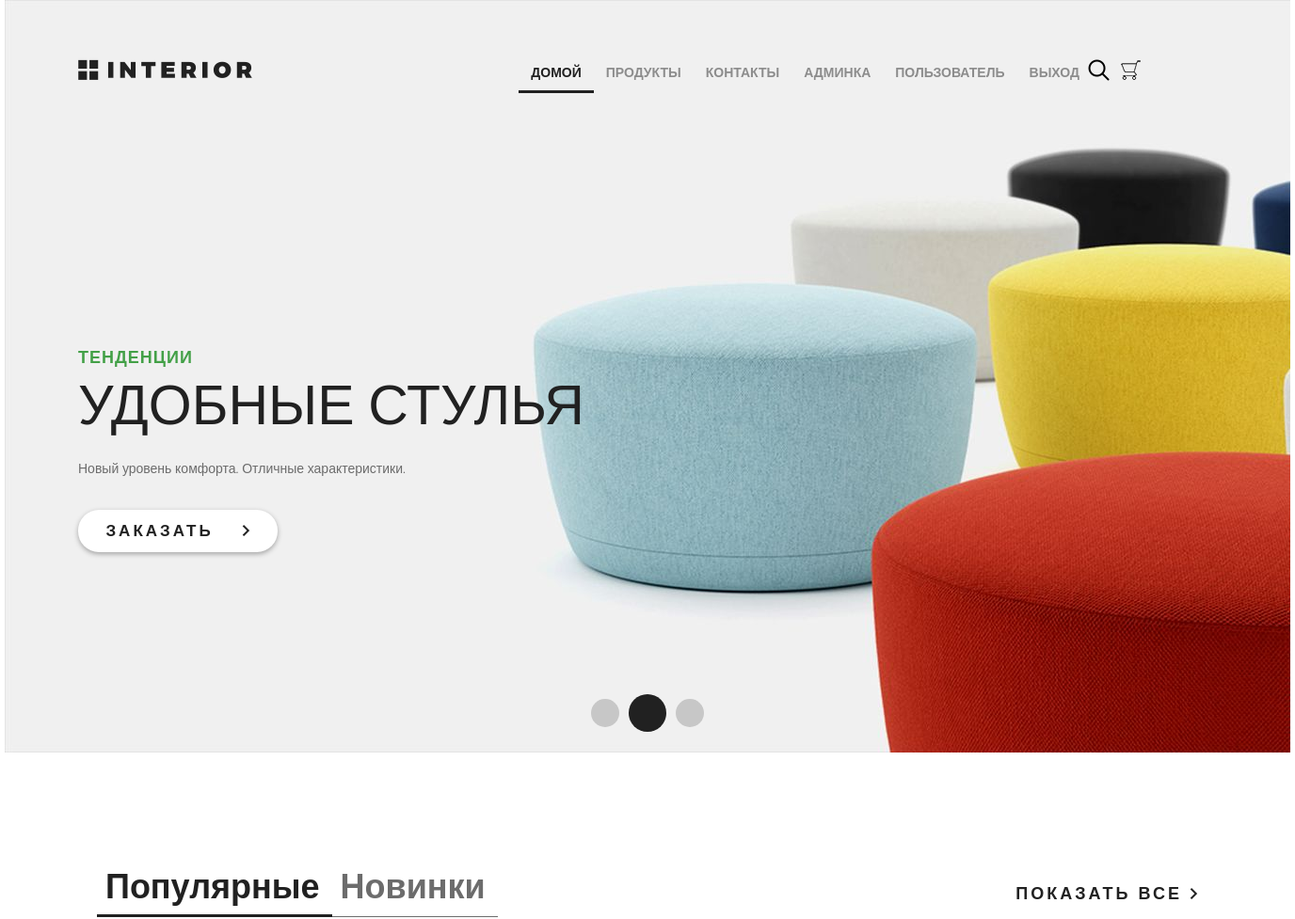
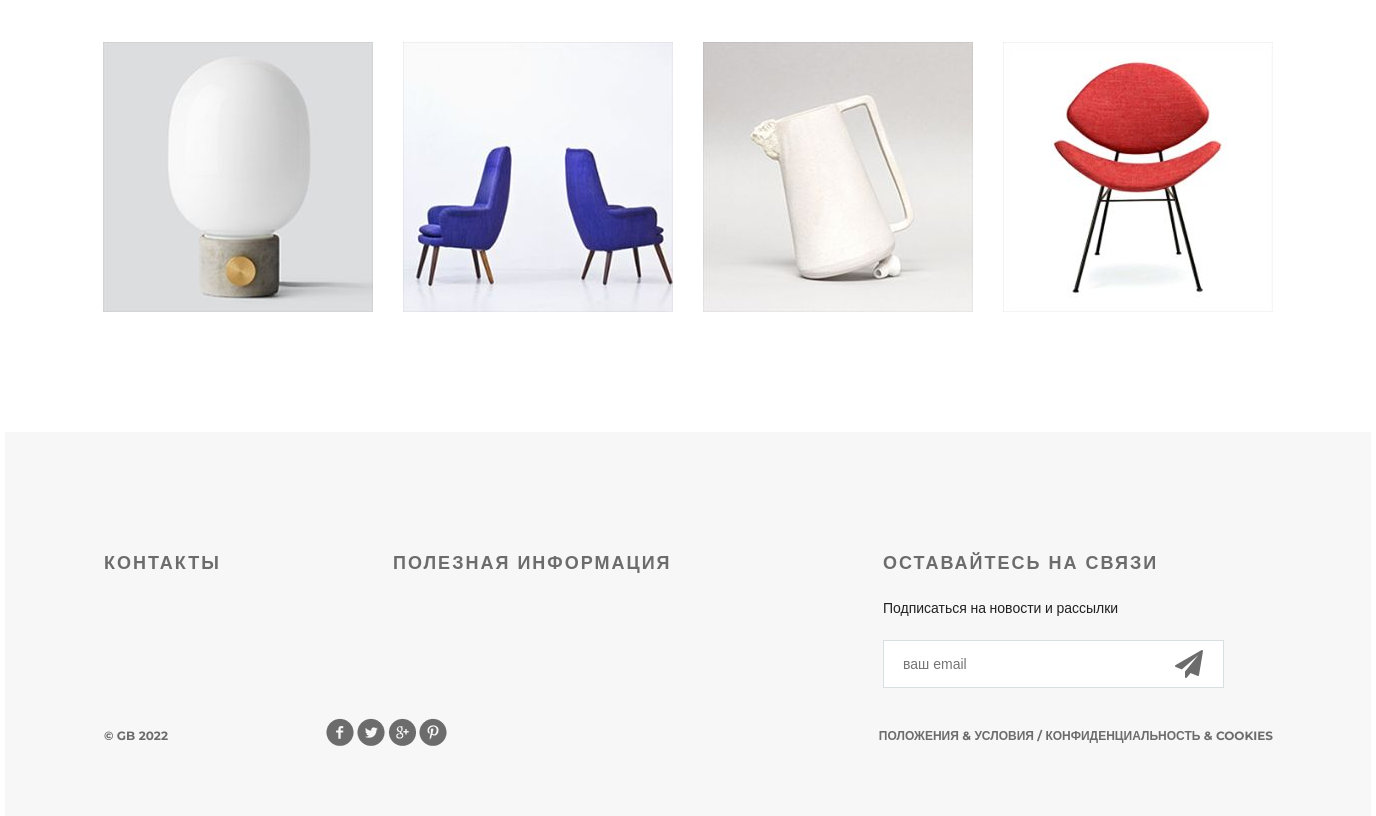
Before: / (signed in) with the older database file (2 pictures, top to bottom).
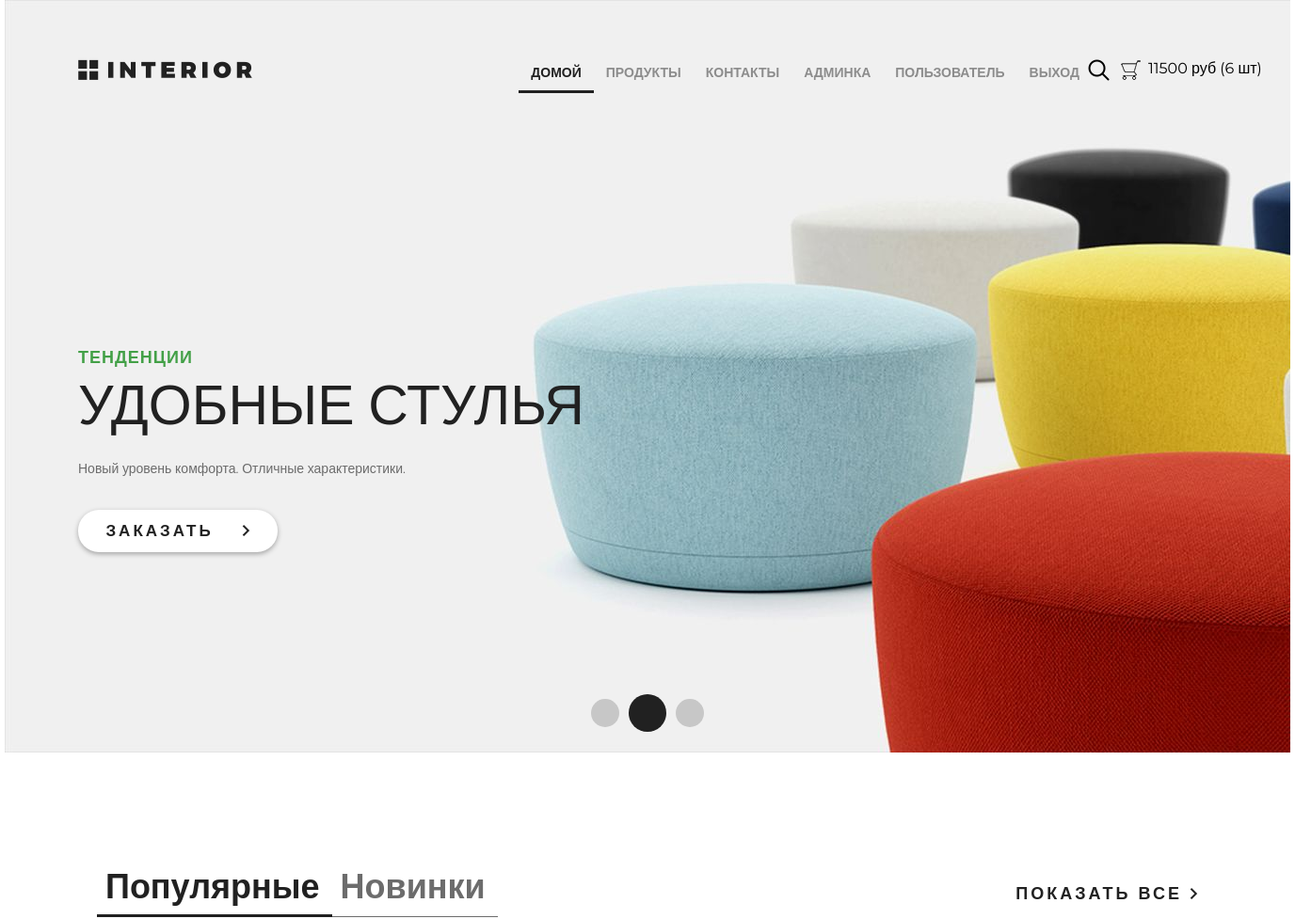
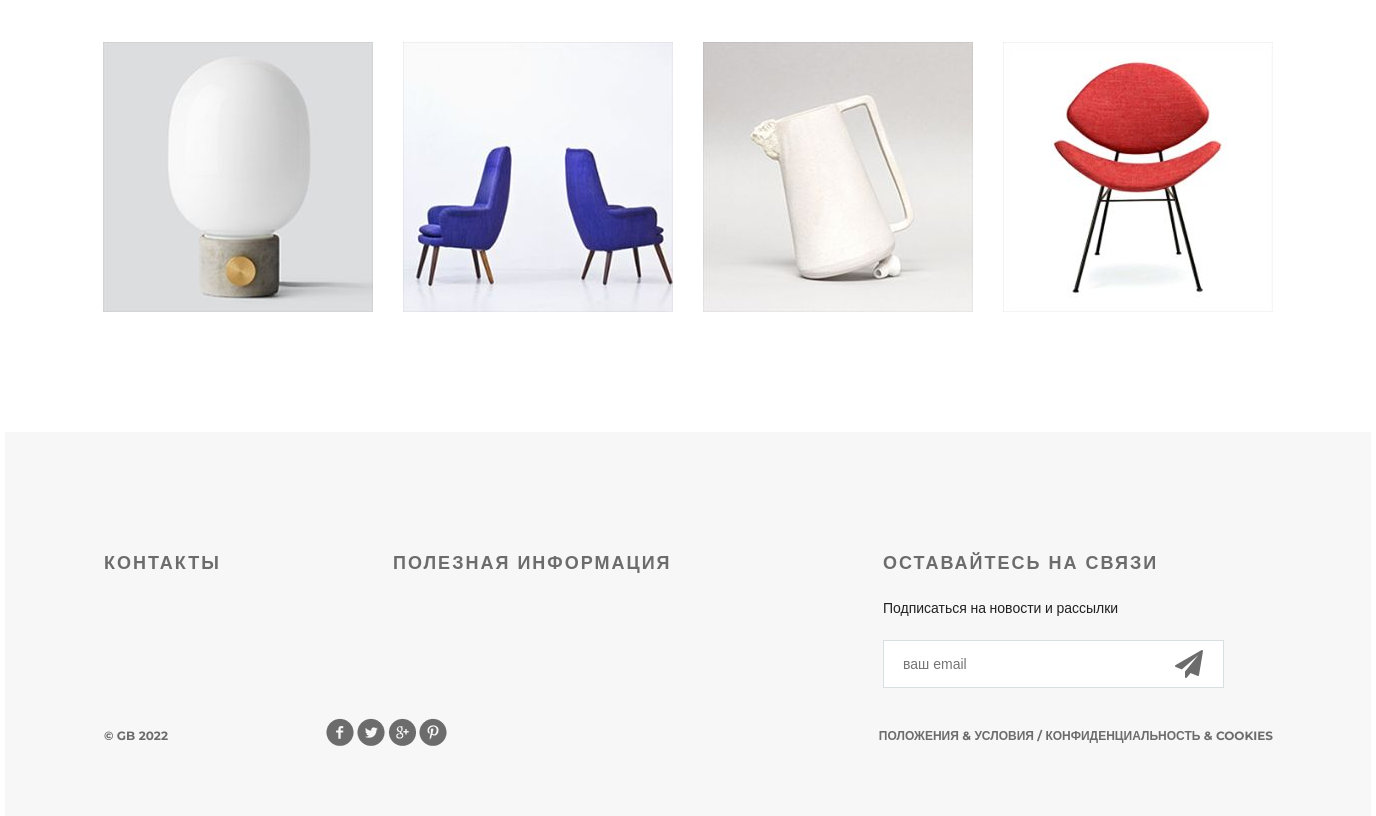
After: the same page with the newer database file (2 pictures, top to bottom).
### authapp/models.py (models this page shows)
class ShopUser(AbstractUser):
    avatar = models.ImageField(upload_to='users', blank=True, verbose_name='Аватарка')
    age = models.PositiveSmallIntegerField(verbose_name='Возраст')

### mainapp/models.py (models this page shows, shortened)
class Product(models.Model):
    category = models.ForeignKey(Category, on_delete=models.CASCADE, verbose_name='Категория', related_name='products')
    image = models.ImageField(upload_to='product', blank=True, null=True, verbose_name='Изображение')
    name = models.CharField(max_length=128, verbose_name='Название')
    short_desc = models.CharField(max_length=128, verbose_name='Краткое описание')
    description = models.TextField('Описание')
    price = models.DecimalField(max_digits=8, decimal_places=2, verbose_name='Цена')
    quantity = models.PositiveSmallIntegerField(default=0, verbose_name='Количество')
    is_active = models.BooleanField(default=True, verbose_name='Активен')
    class Meta:
        verbose_name = 'продукт'
        verbose_name_plural = 'продукты'

### basketapp/models.py (models this page shows, shortened)
class Basket(models.Model):
    product = models.ForeignKey(Product, on_delete=models.CASCADE, verbose_name='Товар')
    user = models.ForeignKey(settings.AUTH_USER_MODEL, on_delete=models.CASCADE, verbose_name='Пользователь')
    quantity = models.PositiveSmallIntegerField(default=0, verbose_name='Количество')
    created_at = models.DateTimeField(auto_now_add=True, verbose_name='Добавлен')
    class Meta:
        verbose_name = 'корзина'
        verbose_name_plural = 'корзины'
        ordering = ('created_at',)
    @property
    def product_cost(self):
        return self.product.price * self.quantity
    @property
    def total_quantity(self):
        _items = Basket.objects.filter(user=self.user)  # Получаем все тваоры из корзины по пользователю
        return sum(list(_items.values_list('quantity', flat=True)))
    @property
    def total_cost(self):
        _items = Basket.objects.filter(user=self.user)
        return sum(list(map(lambda x: x.product_cost, _items)))

### mainapp/views.py (the view)
# urls.py: path('', views.index, name='index'),
def index(request):
    context = {
        'products': Product.objects.all()[:4],
        'basket': get_basket(request.user)
    }
    return render(request, 'mainapp/index.html', context)

### mainapp/services.py (called while the page is built)
def get_basket(user):
    basket_list = []
    if user.is_authenticated:
        basket_list = Basket.objects.filter(user=user)
    return basket_list

### mainapp/templates/mainapp/index.html (shortened to what this page needs)
{% extends 'mainapp/base.html' %}
{% load static %}
{% block menu %}
    <div class="slider">
        <div class="header clearfix">
            {% include 'mainapp/includes/inc_main_menu.html' %}
        </div>
        <div class="text-slider">
            <h3 class="green">тенденции</h3>
            <h3 class="big"> удобные стулья</h3>
            <p>Новый уровень комфорта. Отличные характеристики.</p>
            <a href="#" class="button-order">заказать <img src="{% static 'img/arrow.png' %}" alt=""></a>
        </div>
        <div class="navi">
            <a href="#"></a><a href="#"></a><a href="#"></a>
        </div>
    </div>
{% endblock %}
{% block content %}
    <div class="featured">
        <div class="featured-menu">
            <a class="active" href="#">Популярные</a><a href="#">Новинки</a>
        </div>
        <a class="explore" href="#">показать все <img src="{% static 'img/arrow.png' %}" alt=""></a>
        <div class="clearfix">
        </div>
        <div class="tab-content">
            {% for product in products %}
            <div class="block">
                <a href="{% url 'products:product_item' product.id %}"><img src="{% if product.image %}/media/{{ product.image }} {% else %}{% static 'img/product-1.jpg' %}{% endif %}" alt="">
                </a>
            </div>
            {% endfor %}
        </div>
    </div>
{% endblock %}

### mainapp/templates/mainapp/base.html (shortened to what this page needs)
{% load static %}
<!DOCTYPE html>
<html>
<head>
    {% block css %}
        <link rel="stylesheet" type="text/css" href="{% static 'css/style.css'%}">
        <link rel="stylesheet" href="{% static 'fonts/font-awesome/css/font-awesome.css'%}">
    {% endblock %}
</head>
<body>
	<div class="container">
        {% block menu %}
        {% endblock %}
		{% block content %}
        {% endblock %}
		<div class="clr"></div>
	</div>
    <div class="footer">
        <div class="clearfix">
            <div class="text-footer">
                <h3>контакты</h3>
            </div>
            <div class="text-footer">
                <h3>полезная информация</h3>
            </div>
            <div class="text-footer clearfix">
                <h3>Оставайтесь на связи</h3>
                <p>Подписаться на новости и рассылки</p>
                <form>
                    <input type="email" name="email" placeholder="ваш email">
                    <a href="#"><i class="fa fa-paper-plane fa-2x" aria-hidden="true"></i></a>
                </form>
            </div>
        </div>
        <p class="small">&copy; GB {% now "Y" %}</p>
        <div class="social">
            <a href="#" class="social1"></a>
            <a href="#" class="social2"></a>
            <a href="#" class="social3"></a>
            <a href="#" class="social4"></a>
        </div>
        <p class="small">Положения &amp; Условия  /  Конфиденциальность &amp; Cookies</p>
    </div>
</body>
</html>

### mainapp/templates/mainapp/includes/inc_main_menu.html (shortened to what this page needs)
<a href="{% url 'index' %}" class="logo"></a>
<ul class="menu">
    <li><a href="{% url 'index' %}" {% if request.resolver_match.url_name == 'index' %}
           class="active" {% endif %}>домой</a></li>
    <li><a href="{% url 'products:products_hot_products' %}" >продукты</a></li>
    <li><a href="{% url 'contact' %}" {% if request.resolver_match.url_name == 'contact' %} class="active" {% endif %}>контакты</a>
    </li>
    {% if user.is_authenticated %}
        {% if user.is_superuser %}
            <li>
                <a href="{% url 'adminapp:user_read' %}">Админка</a>
            </li>
        {% endif %}
        <li>
            <a href="{% url 'authapp:edit' %}">{{ user.first_name|default:'пользователь' }}</a>
        </li>
        <li>
            <a href="{% url 'authapp:logout' %}">выход</a>
        </li>
    {% else %}
        <li>
            <a href="{% url 'authapp:login' %}">вход</a>
        </li>
    {% endif %}
</ul>
<a href="#" class="search"></a>
<a href="{% url 'basket:list' %}" class="basket">
    <span style="display: block; margin-left: 30px; color: black;">
        {% if basket %}
            {{ basket.0.total_cost|floatformat:0 }} руб
            ({{ basket.0.total_quantity }} шт)
        {% endif %}
    </span>
</a>

Changed rows visible on the page:
added Basket: user+product+quantity "11500", user "6"
Other visible differences:
text now shown: "руб ( шт)"
